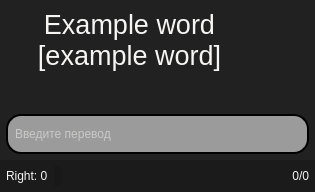
<?xml version="1.0" encoding="UTF-8"?>
<ui version="4.0">
 <class>Form</class>
 <widget class="QWidget" name="Form">
  <property name="geometry">
   <rect>
    <x>0</x>
    <y>0</y>
    <width>315</width>
    <height>192</height>
   </rect>
  </property>
  <property name="sizePolicy">
   <sizepolicy hsizetype="Maximum" vsizetype="Maximum">
    <horstretch>0</horstretch>
    <verstretch>0</verstretch>
   </sizepolicy>
  </property>
  <property name="windowTitle">
   <string>Form</string>
  </property>
  <property name="styleSheet">
   <string notr="true">background-color: rgb(33, 33, 33);</string>
  </property>
  <layout class="QVBoxLayout" name="verticalLayout_2">
   <property name="spacing">
    <number>0</number>
   </property>
   <property name="leftMargin">
    <number>0</number>
   </property>
   <property name="topMargin">
    <number>0</number>
   </property>
   <property name="rightMargin">
    <number>0</number>
   </property>
   <property name="bottomMargin">
    <number>0</number>
   </property>
   <item>
    <layout class="QVBoxLayout" name="verticalLayout_3" stretch="0,0,0,0">
     <property name="spacing">
      <number>0</number>
     </property>
     <item>
      <widget class="QWidget" name="widget" native="true">
       <property name="sizePolicy">
        <sizepolicy hsizetype="Preferred" vsizetype="Preferred">
         <horstretch>0</horstretch>
         <verstretch>0</verstretch>
        </sizepolicy>
       </property>
       <property name="maximumSize">
        <size>
         <width>16777215</width>
         <height>16777215</height>
        </size>
       </property>
       <layout class="QHBoxLayout" name="horizontalLayout">
        <property name="leftMargin">
         <number>6</number>
        </property>
        <property name="rightMargin">
         <number>6</number>
        </property>
        <item>
         <widget class="QLabel" name="label_word">
          <property name="font">
           <font>
            <pointsize>20</pointsize>
           </font>
          </property>
          <property name="styleSheet">
           <string notr="true">background-color: rgba(255, 255, 255, 0);
color: rgb(246, 245, 244);</string>
          </property>
          <property name="text">
           <string>Example word
[example word]</string>
          </property>
          <property name="alignment">
           <set>Qt::AlignCenter</set>
          </property>
          <property name="margin">
           <number>10</number>
          </property>
         </widget>
        </item>
        <item>
         <widget class="QLabel" name="label_right">
          <property name="maximumSize">
           <size>
            <width>50</width>
            <height>50</height>
           </size>
          </property>
          <property name="styleSheet">
           <string notr="true">background-color: rgba(255, 255, 255, 0);</string>
          </property>
          <property name="text">
           <string/>
          </property>
          <property name="pixmap">
           <pixmap>../../icons/checked.png</pixmap>
          </property>
          <property name="scaledContents">
           <bool>true</bool>
          </property>
         </widget>
        </item>
       </layout>
      </widget>
     </item>
     <item>
      <spacer name="verticalSpacer">
       <property name="orientation">
        <enum>Qt::Vertical</enum>
       </property>
       <property name="sizeHint" stdset="0">
        <size>
         <width>20</width>
         <height>40</height>
        </size>
       </property>
      </spacer>
     </item>
     <item>
      <widget class="QWidget" name="widget" native="true">
       <property name="sizePolicy">
        <sizepolicy hsizetype="Preferred" vsizetype="Preferred">
         <horstretch>0</horstretch>
         <verstretch>0</verstretch>
        </sizepolicy>
       </property>
       <property name="maximumSize">
        <size>
         <width>16777215</width>
         <height>16777215</height>
        </size>
       </property>
       <layout class="QHBoxLayout" name="horizontalLayout_2">
        <property name="leftMargin">
         <number>6</number>
        </property>
        <property name="topMargin">
         <number>6</number>
        </property>
        <property name="rightMargin">
         <number>6</number>
        </property>
        <property name="bottomMargin">
         <number>6</number>
        </property>
        <item>
         <widget class="QLineEdit" name="line_translate">
          <property name="minimumSize">
           <size>
            <width>200</width>
            <height>40</height>
           </size>
          </property>
          <property name="styleSheet">
           <string notr="true">border-radius: 15px;
color: rgb(246, 245, 244);
background-color: rgba(220, 220, 220, 167);
border: 2px solid #000;
padding-left: 5px;
padding-right: 5px;</string>
          </property>
          <property name="text">
           <string/>
          </property>
          <property name="placeholderText">
           <string>Введите перевод</string>
          </property>
         </widget>
        </item>
       </layout>
      </widget>
     </item>
     <item>
      <widget class="QWidget" name="widget" native="true">
       <property name="sizePolicy">
        <sizepolicy hsizetype="Preferred" vsizetype="Preferred">
         <horstretch>0</horstretch>
         <verstretch>0</verstretch>
        </sizepolicy>
       </property>
       <property name="maximumSize">
        <size>
         <width>16777215</width>
         <height>16777215</height>
        </size>
       </property>
       <property name="styleSheet">
        <string notr="true">background-color: rgba(23, 23, 23, 148);</string>
       </property>
       <layout class="QHBoxLayout" name="horizontalLayout_3">
        <property name="leftMargin">
         <number>6</number>
        </property>
        <property name="topMargin">
         <number>6</number>
        </property>
        <property name="rightMargin">
         <number>6</number>
        </property>
        <property name="bottomMargin">
         <number>6</number>
        </property>
        <item>
         <widget class="QLabel" name="label_correct_answer">
          <property name="sizePolicy">
           <sizepolicy hsizetype="Preferred" vsizetype="Maximum">
            <horstretch>0</horstretch>
            <verstretch>0</verstretch>
           </sizepolicy>
          </property>
          <property name="styleSheet">
           <string notr="true">color: rgb(246, 245, 244);
background-color: rgba(0,0,0,0);</string>
          </property>
          <property name="text">
           <string>Right: 0</string>
          </property>
         </widget>
        </item>
        <item>
         <widget class="QLabel" name="label_check">
          <property name="maximumSize">
           <size>
            <width>25</width>
            <height>25</height>
           </size>
          </property>
          <property name="text">
           <string/>
          </property>
          <property name="pixmap">
           <pixmap>../../icons/checked.png</pixmap>
          </property>
          <property name="scaledContents">
           <bool>true</bool>
          </property>
          <property name="alignment">
           <set>Qt::AlignCenter</set>
          </property>
         </widget>
        </item>
        <item>
         <spacer name="horizontalSpacer_3">
          <property name="orientation">
           <enum>Qt::Horizontal</enum>
          </property>
          <property name="sizeHint" stdset="0">
           <size>
            <width>40</width>
            <height>20</height>
           </size>
          </property>
         </spacer>
        </item>
        <item>
         <widget class="QPushButton" name="but_back">
          <property name="sizePolicy">
           <sizepolicy hsizetype="Maximum" vsizetype="Maximum">
            <horstretch>0</horstretch>
            <verstretch>0</verstretch>
           </sizepolicy>
          </property>
          <property name="minimumSize">
           <size>
            <width>0</width>
            <height>0</height>
           </size>
          </property>
          <property name="styleSheet">
           <string notr="true">QPushButton {
color: rgb(250, 250, 250);
background-color: rgba(255, 255, 255, 0);
border-radius: 5px;
border: 0px solid #ffffff;
padding-left:10px;
padding-right:10px;
padding-top:2px;
padding-bottom:2px;
}</string>
          </property>
          <property name="text">
           <string/>
          </property>
          <property name="icon">
           <iconset>
            <normaloff>../../icons/left-arrow.png</normaloff>../../icons/left-arrow.png</iconset>
          </property>
          <property name="iconSize">
           <size>
            <width>16</width>
            <height>16</height>
           </size>
          </property>
         </widget>
        </item>
        <item>
         <widget class="QPushButton" name="but_check">
          <property name="sizePolicy">
           <sizepolicy hsizetype="Maximum" vsizetype="Maximum">
            <horstretch>0</horstretch>
            <verstretch>0</verstretch>
           </sizepolicy>
          </property>
          <property name="styleSheet">
           <string notr="true">QPushButton {
color: rgb(250, 250, 250);
background-color: rgba(255, 255, 255, 0);
border-radius: 5px;
border: 0px solid #000;
padding-left:5px;
padding-right:5px;
}</string>
          </property>
          <property name="text">
           <string/>
          </property>
          <property name="icon">
           <iconset>
            <normaloff>../../icons/check-mark.png</normaloff>../../icons/check-mark.png</iconset>
          </property>
          <property name="iconSize">
           <size>
            <width>20</width>
            <height>20</height>
           </size>
          </property>
         </widget>
        </item>
        <item>
         <widget class="QPushButton" name="but_next">
          <property name="sizePolicy">
           <sizepolicy hsizetype="Maximum" vsizetype="Maximum">
            <horstretch>0</horstretch>
            <verstretch>0</verstretch>
           </sizepolicy>
          </property>
          <property name="minimumSize">
           <size>
            <width>0</width>
            <height>0</height>
           </size>
          </property>
          <property name="styleSheet">
           <string notr="true">QPushButton {
color: rgb(250, 250, 250);
background-color: rgba(255, 255, 255, 0);
border-radius: 5px;
border: 0px solid #ffffff;
padding-left:10px;
padding-right:10px;
padding-top:2px;
padding-bottom:2px;
}</string>
          </property>
          <property name="text">
           <string/>
          </property>
          <property name="icon">
           <iconset>
            <normaloff>../../icons/right-arrow.png</normaloff>../../icons/right-arrow.png</iconset>
          </property>
          <property name="iconSize">
           <size>
            <width>16</width>
            <height>16</height>
           </size>
          </property>
         </widget>
        </item>
        <item>
         <spacer name="horizontalSpacer_4">
          <property name="orientation">
           <enum>Qt::Horizontal</enum>
          </property>
          <property name="sizeHint" stdset="0">
           <size>
            <width>40</width>
            <height>20</height>
           </size>
          </property>
         </spacer>
        </item>
        <item>
         <widget class="QLabel" name="label_count_list">
          <property name="sizePolicy">
           <sizepolicy hsizetype="Preferred" vsizetype="Maximum">
            <horstretch>0</horstretch>
            <verstretch>0</verstretch>
           </sizepolicy>
          </property>
          <property name="styleSheet">
           <string notr="true">color: rgb(246, 245, 244);
background-color: rgba(0,0,0,0);</string>
          </property>
          <property name="text">
           <string>0/0</string>
          </property>
          <property name="alignment">
           <set>Qt::AlignRight|Qt::AlignTrailing|Qt::AlignVCenter</set>
          </property>
         </widget>
        </item>
       </layout>
      </widget>
     </item>
    </layout>
   </item>
  </layout>
 </widget>
 <resources/>
 <connections/>
</ui>
